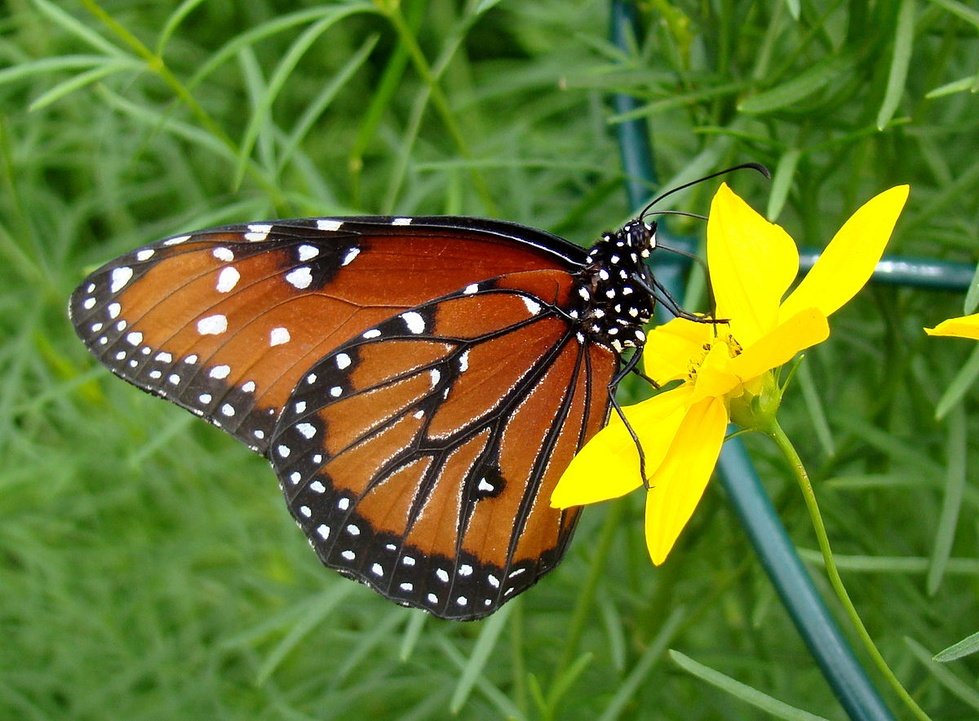
#> input picture Photos/Butterfly.jpg, 979 x 721 px, shrunk from 1200 x 884 before the run
$ python 'Color scale histogram.py'
#> lines starting #> are read from the running program, lines starting #| are printed output that depends on the picture; after the words box and inside, x2 and y2 are one past the last pixel; in counts of white or black regions, pixels touching at a corner belong together
import cv2 as cv
import numpy as np
import matplotlib.pyplot as plt
img = cv.imread('Photos/Butterfly.jpg')
#> img is the input picture: shape (721, 979, 3); mean B, G, R 43.5, 119.4, 98.4
cv.imshow('Bear', img)
blank = np.zeros(img.shape[:2], dtype='uint8')
mask= cv.circle(blank,(img.shape[1]//2 +30 ,img.shape[0]//2 -110 ), 190, 255, -1)
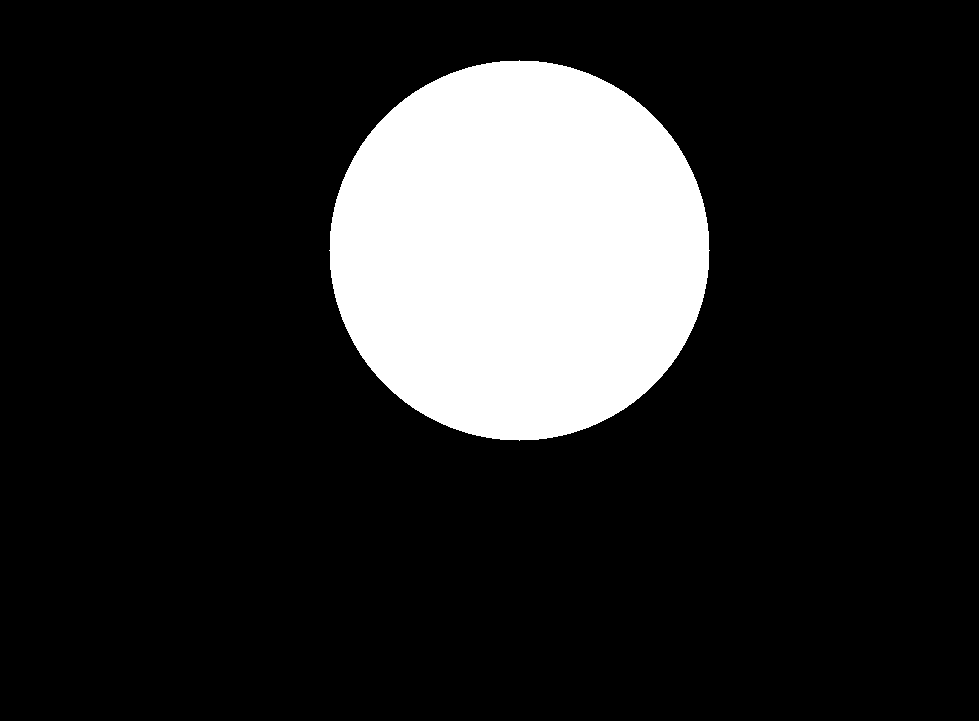
#> blank: shape (721, 979); 16.1% white; 1 white region, box (x1, y1, x2, y2) and area: (329, 60, 710, 441) 113369
masked= cv.bitwise_and( img, img, mask=mask)
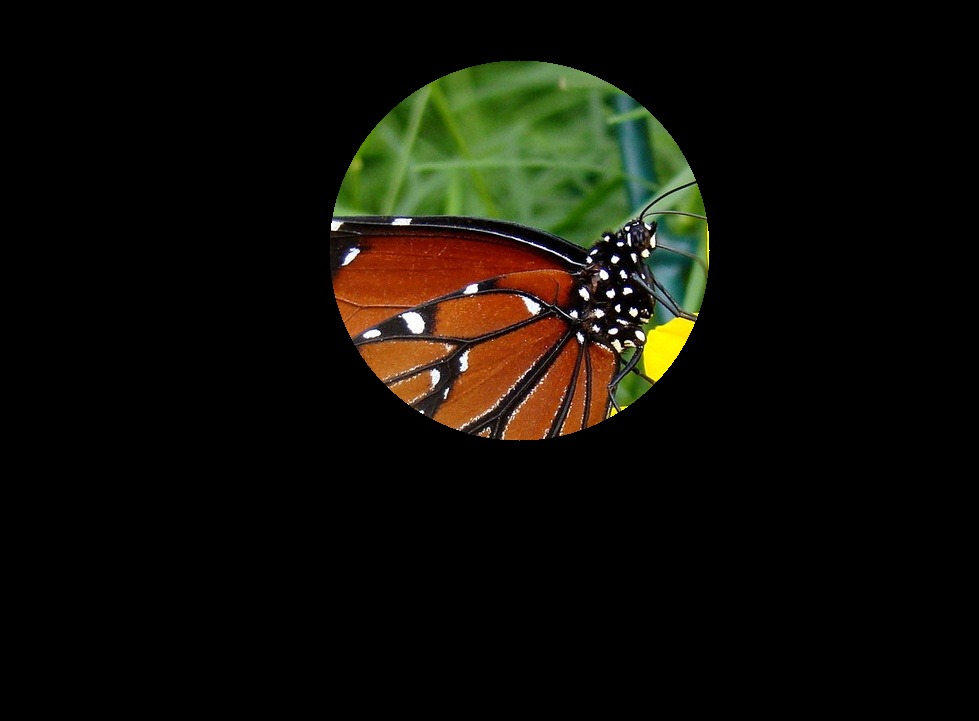
#> masked: shape (721, 979, 3); mean B, G, R 6.9, 14.6, 15.8
cv.imshow('Mask',masked)
#color histogram
plt.figure()
plt.title('Color scale histogram')
plt.xlabel('Bins')
plt.ylabel('# of pixels')
colors = ('b','g','r')
for i,col in enumerate(colors):
    hist=cv.calcHist([img],[i], mask,[256],[0,256])
    plt.plot(hist,color=col)
    plt.xlim([0,256])


plt.show()
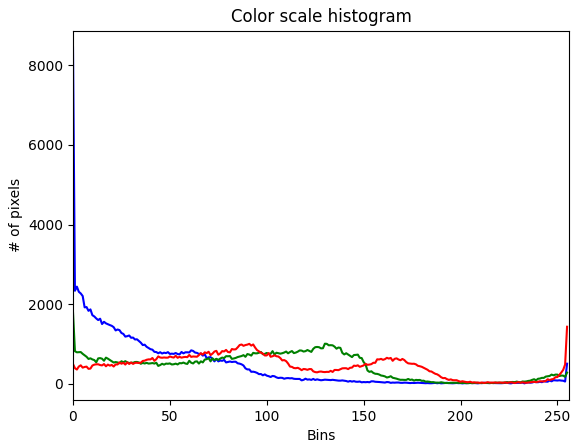
#> figure drawn by matplotlib, 1 panel; curve peaks at x = 0, y = 8448; curve peaks at x = 0, y = 1794; curve peaks at x = 255, y = 1433

cv.waitKey(0)

$ run again, with Photos/BG.jpg copied over Photos/Butterfly.jpg
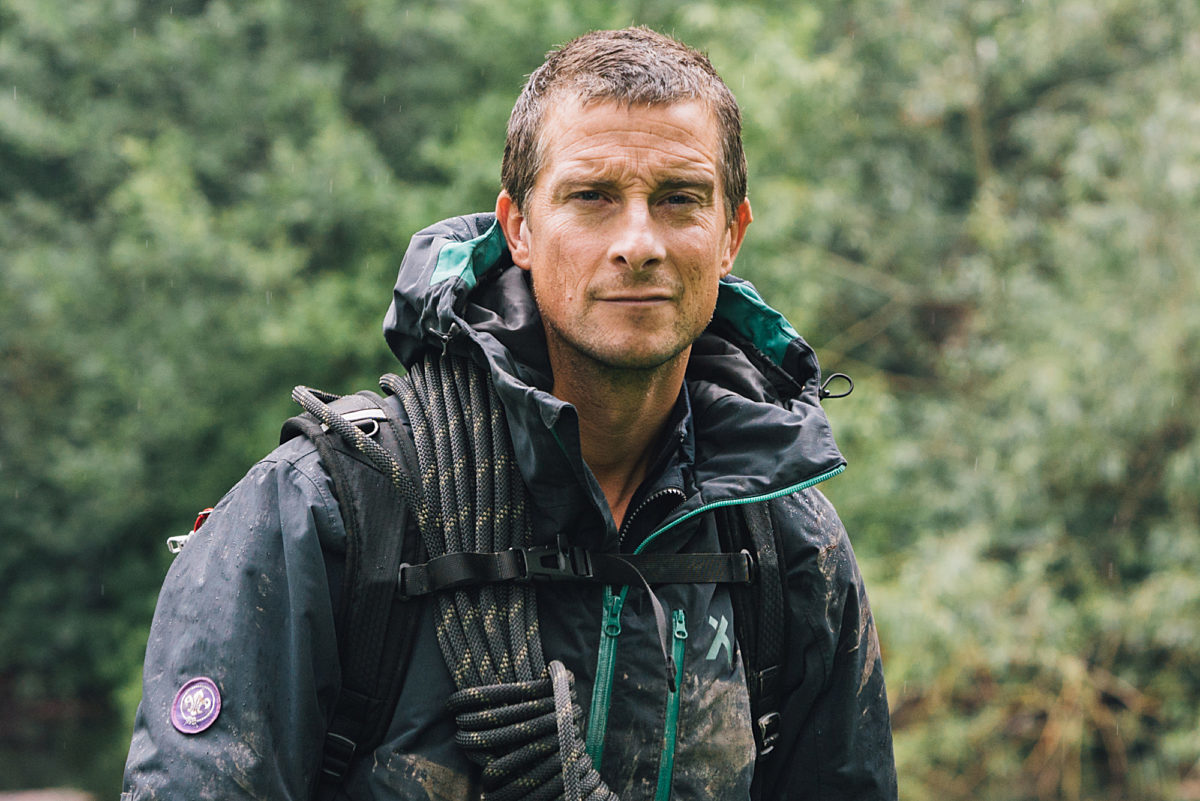
#> input picture Photos/BG.jpg, 1200 x 801 px
#> img is the input picture: shape (801, 1200, 3); mean B, G, R 88.9, 107.3, 98.9
#> `mask= cv.circle(blank,(img.shape[1]//2 +30 ,img.shape[0]//2 -110 ), 19..`:
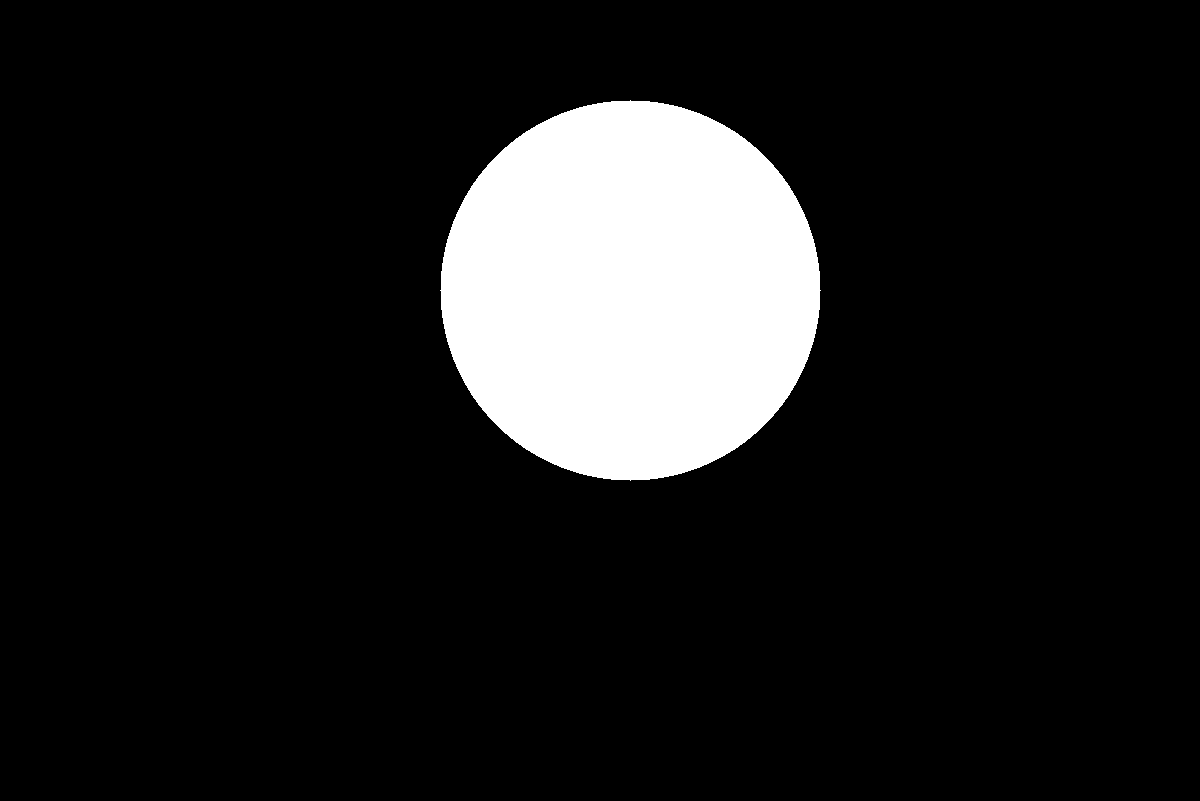
#> blank: shape (801, 1200); 11.8% white; 1 white region, box (x1, y1, x2, y2) and area: (440, 100, 821, 481) 113369
#> `plt.show()`:
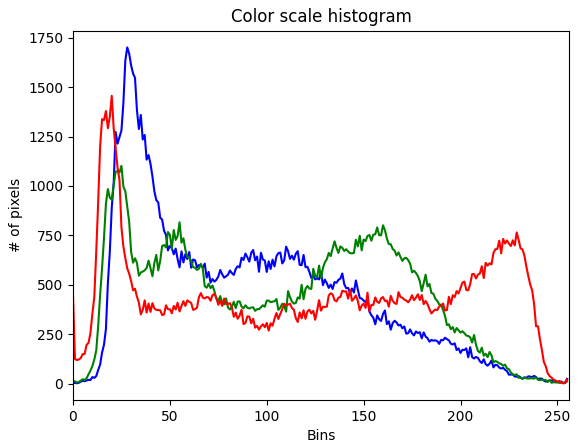
#> figure drawn by matplotlib, 1 panel; curve peaks at x = 28, y = 1701; curve peaks at x = 25, y = 1102; curve peaks at x = 20, y = 1456

$ run again, with Photos/beargrylls.jpg copied over Photos/Butterfly.jpg
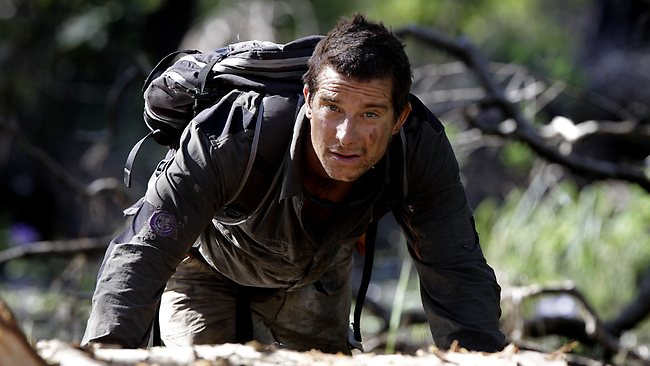
#> input picture Photos/beargrylls.jpg, 650 x 366 px
#> img is the input picture: shape (366, 650, 3); mean B, G, R 67.2, 72, 72.9
#> `mask= cv.circle(blank,(img.shape[1]//2 +30 ,img.shape[0]//2 -110 ), 19..`:
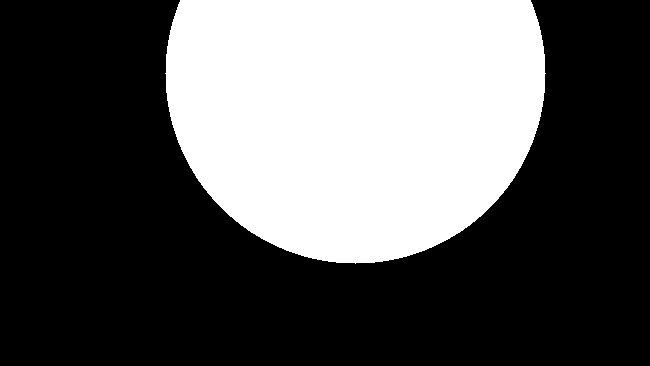
#> blank: shape (366, 650); 35.3% white; 1 white region, box (x1, y1, x2, y2) and area: (165, 0, 546, 264) 83894
#> `plt.show()`:
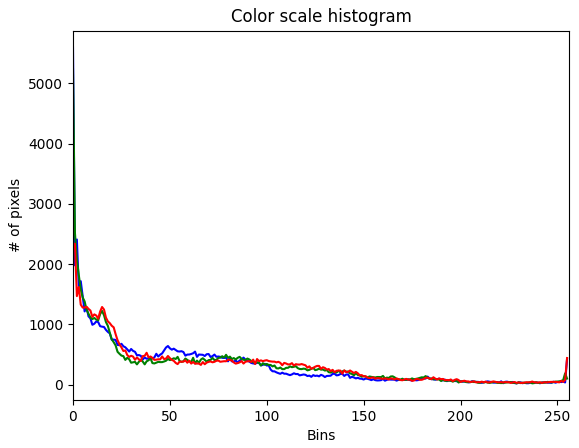
#> figure drawn by matplotlib, 1 panel; curve peaks at x = 0, y = 5595; curve peaks at x = 0, y = 5232; curve peaks at x = 1, y = 2338
